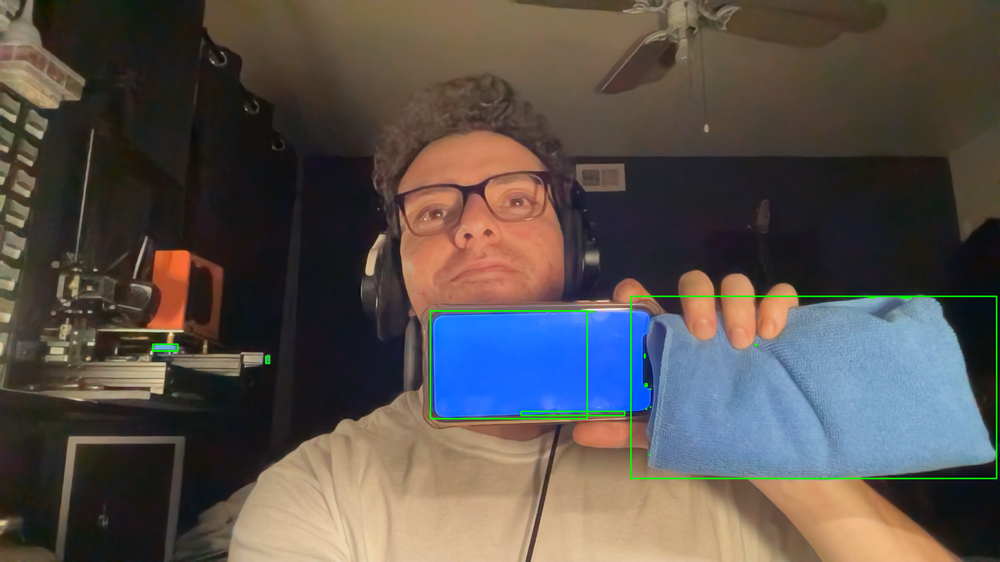
#> input picture Lab1/ColorTrack.png, 1000 x 562 px, shrunk from 1920 x 1080 before the run, given in place of the camera
$ python DominantColor.py
#> lines starting #> are read from the running program, lines starting #| are printed output that depends on the picture; long printed decimals are rounded
import cv2
import numpy as np
import matplotlib.pyplot as plt

def find_histogram(labels):
    """
    create a histogram with k clusters
    :param: labels
    :return: hist
    """
    num_labels = np.arange(0, len(np.unique(labels)) + 1)
    (hist, _) = np.histogram(labels, bins=num_labels)

    hist = hist.astype("float")
    hist /= hist.sum()

    return hist

def plot_colors(hist, centroids):
    bar = np.zeros((50, 300, 3), dtype="uint8")
    start_x = 0

    # Convert centroids to RGB color space to be displayed
    centroids_rgb = cv2.cvtColor(np.uint8([centroids]), cv2.COLOR_BGR2RGB)[0]

    for (percent, color) in zip(hist, centroids_rgb):
        end_x = start_x + (percent * 300)
        cv2.rectangle(bar, (int(start_x), 0), (int(end_x), 50), tuple(map(int, color)), -1)
        start_x = end_x

    return bar

# Open a video capture object
cap = cv2.VideoCapture(0)

while True:
    # Read a frame from the video feed
    ret, frame = cap.read()
#> frame is the input picture: shape (562, 1000, 3); mean B, G, R 77.2, 81.1, 87.6
    if not ret:
        break

    # Convert frame to RGB
    frame = cv2.cvtColor(frame, cv2.COLOR_BGR2RGB)

    # Get the center part of the frame
    center_x, center_y = frame.shape[1] // 2, frame.shape[0] // 2
#> center_x = 500; center_y = 281
    size = 100  # Size of the region in the center to analyze
    center_crop = frame[center_y - size // 2:center_y + size // 2, center_x - size // 2:center_x + size // 2]
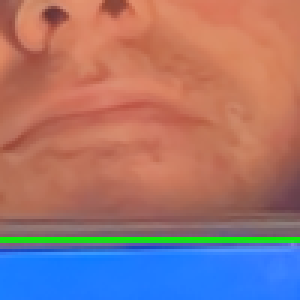
#> center_crop: shape (100, 100, 3) (shown 3 times larger); mean R, G, B 156.4, 117.8, 119.8

    # Reshape for clustering
    # -1 tells NumPy to automatically determine the number of pixels in the frame (rows)
    # 3 is telling us that we want three columns for the RGB values of that pixel
    pixels = center_crop.reshape((-1, 3))
    pixels = np.float32(pixels)

    criteria = (cv2.TERM_CRITERIA_EPS + cv2.TERM_CRITERIA_MAX_ITER, 100, 0.2)
    # termination criteria for the KMeans algorithm.
        # cv2.TERM_CRITERIA_EPS: Terminate the algorithm when the specified accuracy (epsilon) is reached.
        # cv2.TERM_CRITERIA_MAX_ITER: Terminate the algorithm after a specified number of iterations.
        # 100: Maximum number of iterations (in this case, 100 iterations).
        # 0.2: Epsilon value, specifying the required accuracy.
        # k = 3: This line sets the number of clusters (k) for KMeans. In this case, it's set to 3, meaning
        # the algorithm will try to group the pixels into three clusters based on color similarity.

    k = 3

    # Begin the kmeans with CV2 function .kmeans()
    _, labels, centers = cv2.kmeans(pixels, k, None, criteria, 10, cv2.KMEANS_RANDOM_CENTERS)
#> labels = 10000 values, max 2 at index 0, min 0 at index 8142, mean 1.61; centers = [[39.27, 122.2, 247.9], [19.39, 228.7, 22.3], [187.2, 114, 92.24]]
    #labels: The cluster assignment for each pixel.
    # centers: The average color of each cluster.

    # Note that lables and centers are both arrays.
        # labels is an N-numbered array for the N-pixels we analyze
        # centers is an k x 3 array for the k clusters. The 3 columns is for the average RGB in that cluster

    # Get dominant color (center of the largest cluster)
    dominant_color = centers[np.argmax(find_histogram(labels))][::-1]
#> in find_histogram, `num_labels = np.arange(0, len(np.unique(labels)) + 1)`: num_labels = [0, 1, 2, 3]
#> in find_histogram, `(hist, _) = np.histogram(labels, bins=num_labels)`: hist = [1858, 200, 7942]
#> in find_histogram, `hist /= hist.sum()`: hist = [0.186, 0.02, 0.794]
#> dominant_color = [92.24, 114, 187.2]

    hist = find_histogram(labels)
#> hist = [0.186, 0.02, 0.794]
    bar = plot_colors(hist, centers)
#> in plot_colors, `centroids_rgb = cv2.cvtColor(np.uint8([centroids]), cv2.COLOR_BGR2RGB)..`: centroids_rgb = [[247, 122, 39], [22, 228, 19], [92, 114, 187]]
#> the loop in plot_colors, `for (percent, color) in zip(hist, centroids_rgb):` made 3 passes
#> (percent, color, end_x, start_x) on passes 1 to 3: (0.186, [247, 122, 39], 55.74, 55.74), (0.02, [22, 228, 19], 61.74, 61.74), (0.794, [92, 114, 187], 300, 300)
#> after the loop in plot_colors, `for (percent, color) in zip(hist, centroids_rgb):`:
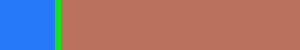
#> bar: shape (50, 300, 3); mean of channels 0, 1, 2 119, 117.7, 156.5; drawn as B, G, R

# Draw rectangle around the center crop
    cv2.rectangle(frame, (center_x - size // 2, center_y - size // 2),
                  (center_x + size // 2, center_y + size // 2), (255, 0, 0), 2)
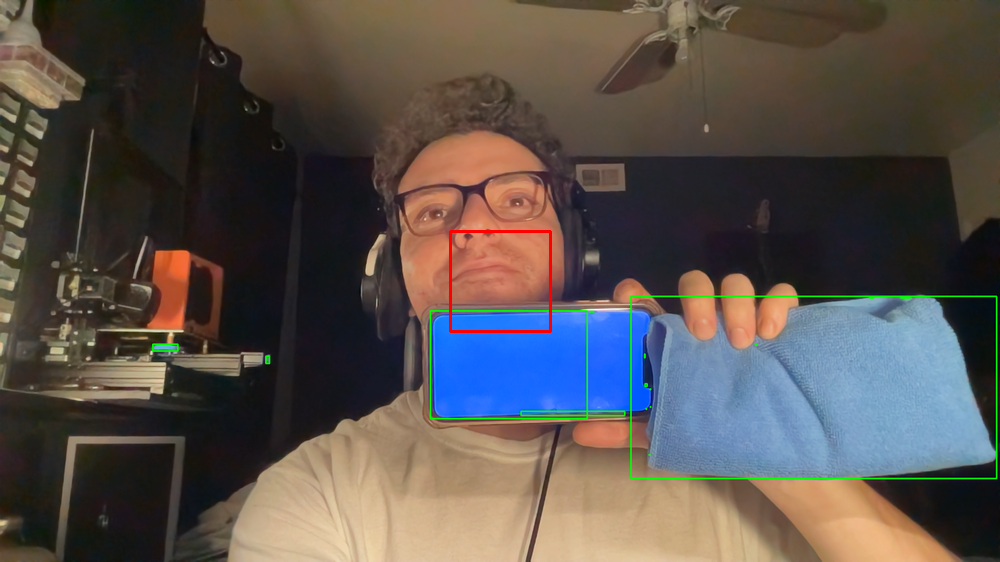
#> frame: shape (562, 1000, 3); mean R, G, B 87.9, 80.9, 76.9

    # Display the original frame and the color bar
    cv2.imshow('Frame with Dominant Color', cv2.cvtColor(frame, cv2.COLOR_RGB2BGR))
    cv2.imshow('Dominant Color', bar)

    # Print and write out dominant color
    print("Dominant Color:", dominant_color)
#| Dominant Color: [ 92.238  114.028 187.191 ]
    with open("dominant_color.txt", "w") as file:
        file.write("Dominant Color: {}".format(dominant_color))

    # Introduce a delay and check for the 'q' key press
    if cv2.waitKey(30) & 0xFF == ord('q'):
#> (key q is pressed here)
        break

# Release the video capture object and close all windows
cap.release()
cv2.destroyAllWindows()
